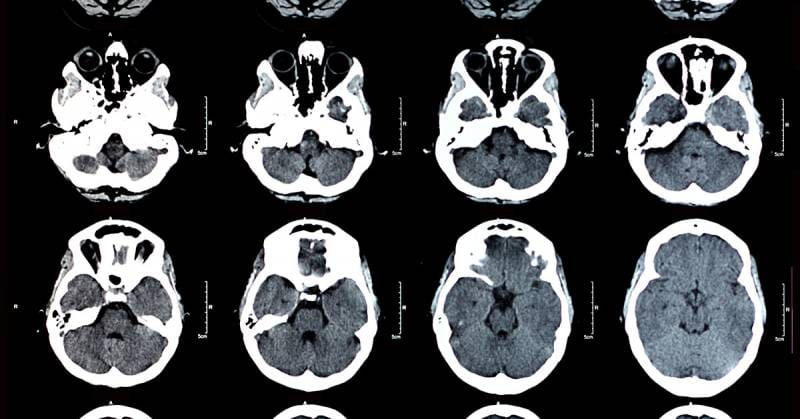
#> input picture imagem_exame.jpg, 800 x 419 px
$ python main.py
#> lines starting #> are read from the running program, lines starting #| are printed output that depends on the picture; after the words box and inside, x2 and y2 are one past the last pixel; in counts of white or black regions, pixels touching at a corner belong together
import cv2
import numpy as np
import matplotlib.pyplot as plt

#1-Leitura e Exibição Inicial

#Exibe a imagem original
imagem = cv2.imread("imagem_exame.jpg")
#> imagem is the input picture: shape (419, 800, 3); mean B, G, R 74.5, 72.1, 70.4
cv2.imshow("imagem", imagem)

#2-Pré processamento

#Converte para a escala de cinza
imagem_cinza = cv2.cvtColor(imagem, cv2.COLOR_BGR2GRAY)
cv2.imshow("escala_cinza", imagem_cinza)
cv2.imwrite("escala_cinza.png", imagem_cinza)

#Aplicação de equalização de histograma
imagem_equalizada = cv2.equalizeHist(imagem_cinza)
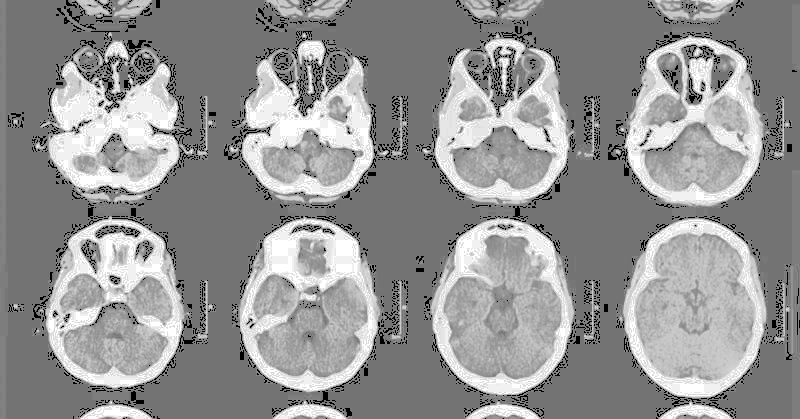
#> imagem_equalizada: shape (419, 800); min 0, max 255, mean 147.9
cv2.imshow("imagem equalizada", imagem_equalizada)
cv2.imwrite("imagem_equalizada.png", imagem_equalizada)

#3-Modificação de Cores

#Conversão da imagem original para o espaço de cores HSV
imagem_hsv = cv2.cvtColor(imagem, cv2.COLOR_BGR2HSV)
#> imagem_hsv: shape (419, 800, 3); mean H, S, V 45.9, 31.8, 74.8
cv2.imshow("imagme hsv", imagem_hsv)
cv2.imwrite("imagme_hsv.png", imagem_hsv)

#Aumento do canal S em 30%
H, S, V = cv2.split(imagem_hsv)
S = S * 1.3
S = np.clip(S, 0, 255)
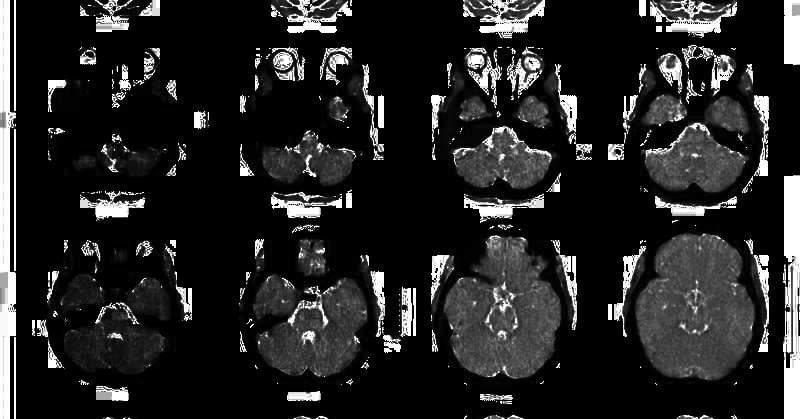
#> S: shape (419, 800) float64; min 0, max 255, mean 36.7
S = S.astype(np.uint8)
canal_s_aumentado = cv2.merge([H, S, V])
#> canal_s_aumentado: shape (419, 800, 3); mean H, S, V 45.9, 36.6, 74.8
cv2.imshow("canal_s_aumentado", canal_s_aumentado)
cv2.imwrite("canal_s_aumentado.png", canal_s_aumentado)

#4-Ajuste de Contraste e Brilho

#Aumento do brilho em 50 unidades
H, S, V = cv2.split(imagem_hsv)
V = V + 50
V = np.clip(V, 0, 255)
V = V.astype(np.uint8)
brilho_aumentado = cv2.merge([H, S, V])
#> brilho_aumentado: shape (419, 800, 3); mean H, S, V 45.9, 31.8, 77.9
cv2.imshow("brilho_aumentado", brilho_aumentado)
cv2.imwrite("brilho_aumentado.png", brilho_aumentado)

#Ajuste do contraste aplicando uma transformação linear
H, S, V = cv2.split(brilho_aumentado)
alpha = 1.5
V = alpha * V
V = np.clip(V, 0, 255)
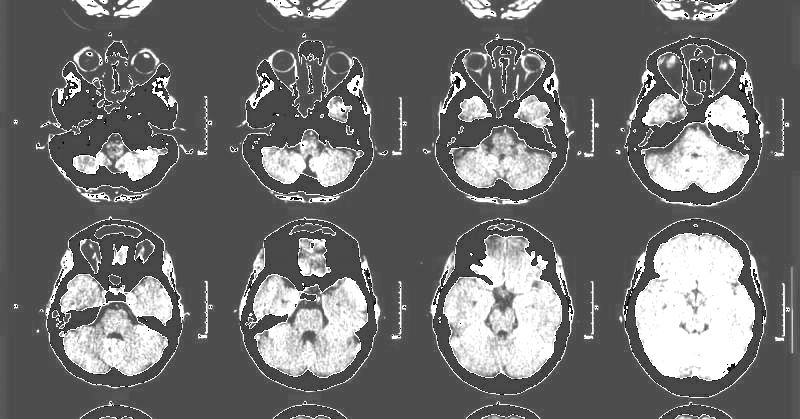
#> V: shape (419, 800) float64; min 0, max 255, mean 111.9
V = V.astype(np.uint8)
ajuste_contraste = cv2.merge([H, S, V])
#> ajuste_contraste: shape (419, 800, 3); mean H, S, V 45.9, 31.8, 111.5
cv2.imshow("ajuste_contraste", ajuste_contraste)
cv2.imwrite("ajuste_contraste.png", ajuste_contraste)

#5-Redimensionamento e Interpolação

#Imagem redimensionada em 50% usando interpolação bicúbica.
altura_original, largura_original = imagem.shape[:2]
#> altura_original = 419; largura_original = 800
nova_largura = int(largura_original * 0.5)
#> nova_largura = 400
nova_altura = int(altura_original * 0.5)
#> nova_altura = 209
imagem_menor50 = cv2.resize(imagem, (nova_largura, nova_altura), interpolation=cv2.INTER_CUBIC)
cv2.imshow("imagem_menor50", imagem_menor50)
cv2.imwrite("imagem_menor50.png", imagem_menor50)

#Imagem redimensionada em 200% usando interpolação linear.
altura_original, largura_original = imagem.shape[:2]
nova_largura = int(largura_original * 2)
#> nova_largura = 1600
nova_altura = int(altura_original * 2)
#> nova_altura = 838
imagem_maior200 = cv2.resize(imagem, (nova_largura, nova_altura), interpolation=cv2.INTER_LINEAR)
cv2.imshow("imagem_maior200", imagem_maior200)
cv2.imwrite("imagem_maior200.png", imagem_maior200)

#6-Transformações Geométricas

#Imagem rotacionada em 45º mantendo o tamanho original
altura, largura = imagem.shape[:2]
#> altura = 419; largura = 800
centro = (largura//2, altura//2)
#> centro = (400, 209)
matriz = cv2.getRotationMatrix2D(centro, 45, 1.0)
imagem_rotacionada = cv2.warpAffine(imagem, matriz, (largura, altura))
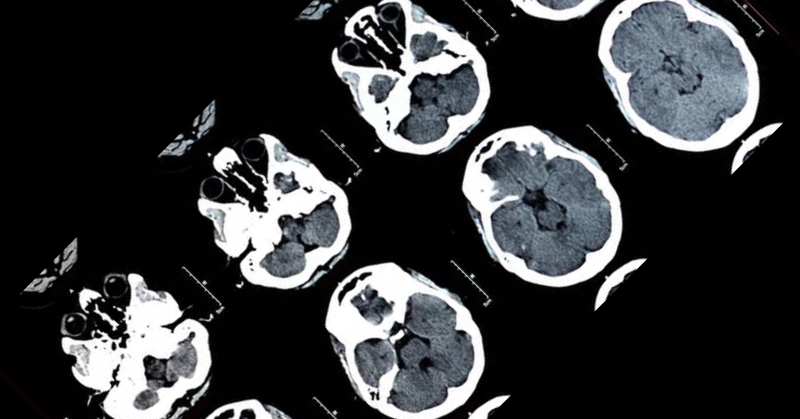
#> imagem_rotacionada: shape (419, 800, 3); mean B, G, R 56.1, 54.3, 52.8
cv2.imshow("imagem_rotacionada", imagem_rotacionada)
cv2.imwrite("imagem_rotacionada.png", imagem_rotacionada)

#Imagem espelhada horizontalmente
imagem_espelhada = cv2.flip(imagem, 1)
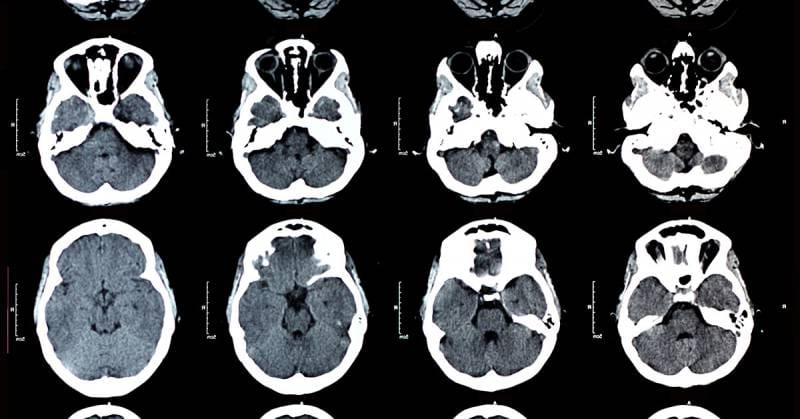
#> imagem_espelhada: shape (419, 800, 3); mean B, G, R 74.5, 72.1, 70.4
cv2.imshow("imagem_espelha", imagem_espelhada)
cv2.imwrite("imagem_espelhada.png", imagem_espelhada)

#Retângulo central de 300x300 pixels.
altura, largura =imagem.shape[:2]
meio_x = largura// 2
#> meio_x = 400
meio_y = altura// 2
#> meio_y = 209
largura_recorte = 300
altura_recorte = 300
x1 = meio_x - largura_recorte // 2
#> x1 = 250
x2 = meio_x + largura_recorte // 2
#> x2 = 550
y1 = meio_y - altura_recorte // 2
#> y1 = 59
y2 = meio_y + altura_recorte // 2
recorte = imagem[y1:y2, x1:x2]
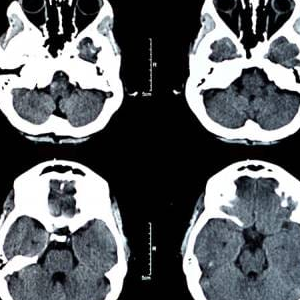
#> recorte: shape (300, 300, 3); mean B, G, R 102.5, 99.1, 96.1
cv2.imshow("recorte_central", recorte)
cv2.imwrite("recorte_central.png", recorte)

#7-Binarização e Salvamento

#Binarização Otsu na imagem em escala de cinza.
_, imagem_otsu = cv2.threshold(imagem_cinza, 0, 255, cv2.THRESH_BINARY + cv2.THRESH_OTSU)
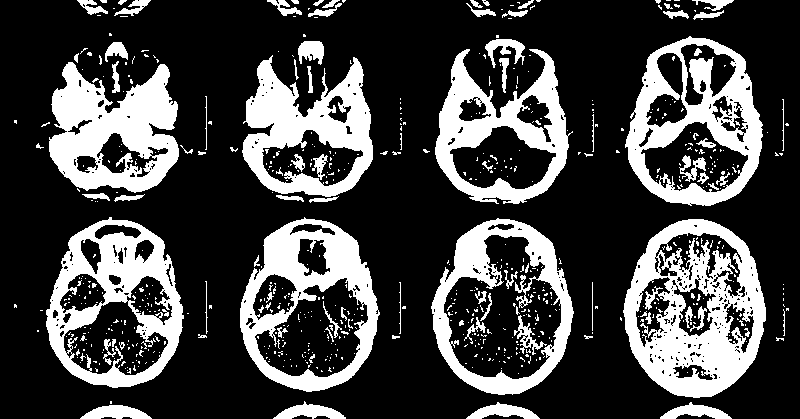
#> imagem_otsu: shape (419, 800); 26.9% white; 684 white regions (594 under 20 px), largest, box (x1, y1, x2, y2) and area: (623, 219, 766, 398) 13760, (49, 62, 179, 193) 10397, (625, 36, 763, 206) 9699
cv2.imshow("otsu", imagem_otsu)
cv2.imwrite("otsu.png", imagem_otsu)


cv2.waitKey(0)
cv2.destroyAllWindows()
